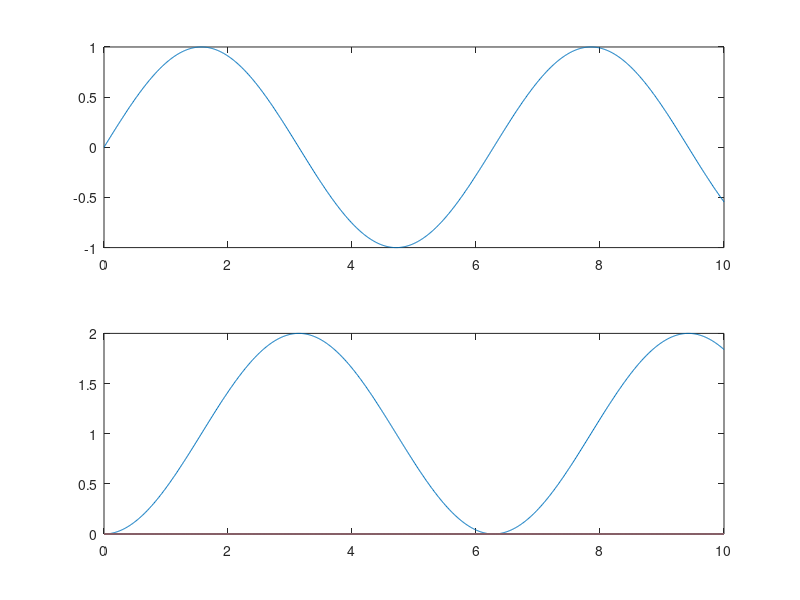

MATLAB code for this plot:
close all
clc;


x=0:0.01:10;
n=length(x);

f = sin(x);

fun= @(t) sin(t);

% y=[];
% y(n)=0;
y=zeros(n);

for i=1:n
    y(i)=integral(fun,0,x(i));
end

subplot(211)
plot(x,f)
subplot(212)
plot(x,y)

% Result
% Integral of sin(x) = cos(x)




